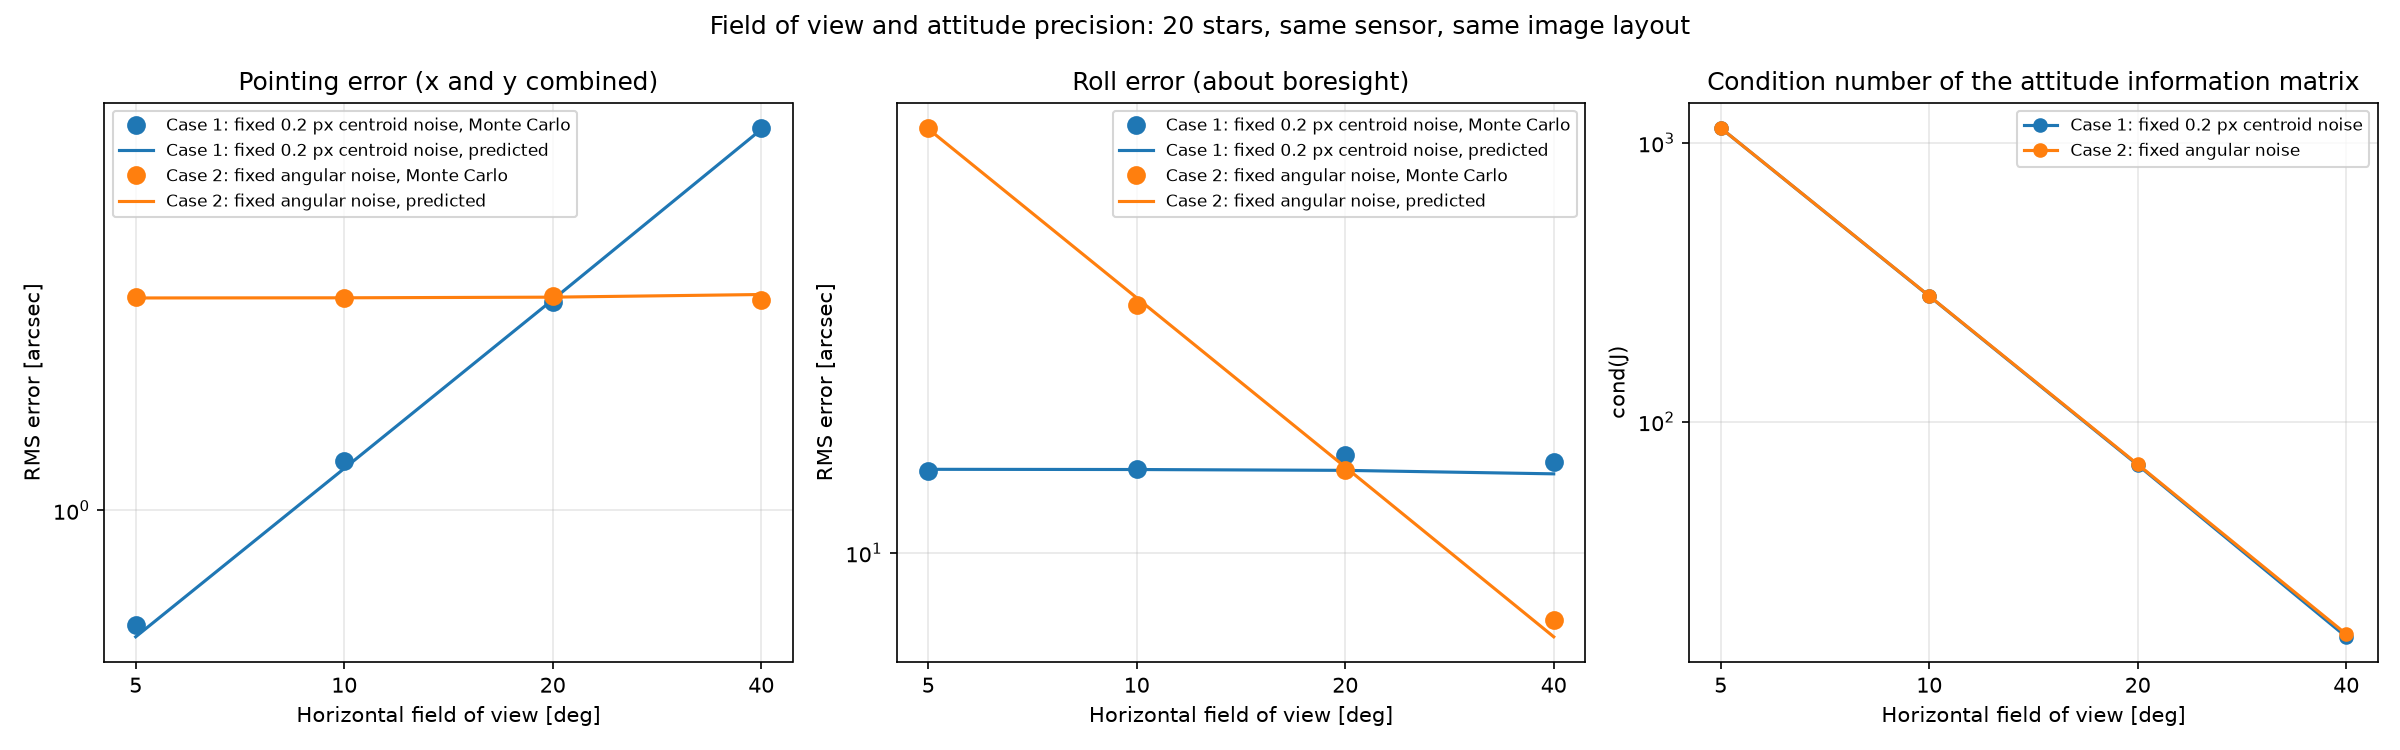

This figure's Python source:
"""
geometry_experiment.py - Space Systems Engineering, Module 4, Experiment C

How does the field of view affect three-axis attitude precision?

The same 1920 x 1080 sensor is used at horizontal fields of view of 5, 10,
20 and 40 degrees. The 20 stars sit at the SAME pixel positions in every
case, so the image looks identical and only the angular scale changes.

Case 1 - fixed centroid noise (0.2 px). A narrower field has finer pixels,
         so the same pixel noise is a smaller angle.
Case 2 - fixed angular noise (the angle that 0.2 px subtends at 20 deg
         HFOV). This removes the resolution effect and leaves only the
         geometry of the star field.

Limitation: no star density, limiting magnitude, aperture, SNR or
distortion model. A real narrow field also sees fewer stars; here the count
is held at 20 by construction.

Run:  python geometry_experiment.py
"""

from pathlib import Path

import matplotlib
matplotlib.use("Agg")
import matplotlib.pyplot as plt
import numpy as np

from star_field_simulation import (
    ARCSEC_PER_RAD,
    PinholeCamera,
    camera_vectors_from_positions,
    centroid_sigma_to_angle,
    observe_with_angular_noise,
    observe_with_centroid_noise,
    to_celestial,
    true_attitude_matrix,
    unit_square_positions,
)
from stellar_attitude import (
    attitude_covariance,
    attitude_error,
    attitude_information,
    wahba_svd,
)

SEED = 44
FIELDS_OF_VIEW_DEG = [5.0, 10.0, 20.0, 40.0]
N_STARS = 20
CENTROID_NOISE_PX = 0.2
REFERENCE_HFOV_DEG = 20.0
TRIALS = 500
C_TRUE = true_attitude_matrix()


def run_case(camera, camera_vectors, reference, rng, sigma_px=None,
             sigma_rad=None):
    """Monte Carlo and predicted statistics for one field of view."""
    if sigma_px is not None:
        sigma = centroid_sigma_to_angle(camera, camera_vectors, sigma_px)
    else:
        sigma = np.full(len(camera_vectors), sigma_rad)
    information = attitude_information(camera_vectors, sigma)
    covariance = attitude_covariance(information)
    weights = 1.0 / sigma**2

    errors = np.empty((TRIALS, 3))
    for t in range(TRIALS):
        if sigma_px is not None:
            measured = observe_with_centroid_noise(camera, camera_vectors,
                                                   sigma_px, rng)
        else:
            measured = observe_with_angular_noise(camera_vectors, sigma_rad, rng)
        errors[t] = attitude_error(wahba_svd(reference, measured, weights),
                                   C_TRUE)[0]
    errors *= ARCSEC_PER_RAD
    return {
        "star_noise": np.mean(sigma) * ARCSEC_PER_RAD,
        "pointing_mc": np.sqrt(np.mean(errors[:, 0] ** 2 + errors[:, 1] ** 2)),
        "roll_mc": np.sqrt(np.mean(errors[:, 2] ** 2)),
        "pointing_pred": np.sqrt(covariance[0, 0] + covariance[1, 1]) * ARCSEC_PER_RAD,
        "roll_pred": np.sqrt(covariance[2, 2]) * ARCSEC_PER_RAD,
        "total_pred": np.sqrt(np.trace(covariance)) * ARCSEC_PER_RAD,
        "condition": np.linalg.cond(information),
    }


def main():
    rng = np.random.default_rng(SEED)
    positions = unit_square_positions(N_STARS, rng)       # same image layout
    fixed_sigma_rad = CENTROID_NOISE_PX / PinholeCamera(
        horizontal_fov_deg=REFERENCE_HFOV_DEG).fx

    print(f"{N_STARS} stars at identical pixel positions, {TRIALS} trials "
          f"per case, 1920 x 1080 sensor")
    print(f"Case 1: centroid noise {CENTROID_NOISE_PX} px")
    print(f"Case 2: angular noise {fixed_sigma_rad * ARCSEC_PER_RAD:.2f} arcsec "
          f"per axis (= {CENTROID_NOISE_PX} px at {REFERENCE_HFOV_DEG:g} deg HFOV)")

    case1, case2 = [], []
    for hfov in FIELDS_OF_VIEW_DEG:
        camera = PinholeCamera(horizontal_fov_deg=hfov)
        camera_vectors = camera_vectors_from_positions(camera, positions)
        reference = to_celestial(camera_vectors)
        case1.append(run_case(camera, camera_vectors, reference, rng,
                              sigma_px=CENTROID_NOISE_PX))
        case2.append(run_case(camera, camera_vectors, reference, rng,
                              sigma_rad=fixed_sigma_rad))

    for title, results in (("Case 1 - fixed centroid noise", case1),
                           ("Case 2 - fixed angular noise", case2)):
        print(f"\n{title}")
        print(f"  {'HFOV':>6}{'arcsec/px':>11}{'star noise':>12}"
              f"{'pointing MC':>13}{'predicted':>11}{'roll MC':>10}"
              f"{'predicted':>11}{'total pred':>12}{'cond(J)':>10}")
        for hfov, r in zip(FIELDS_OF_VIEW_DEG, results):
            scale = ARCSEC_PER_RAD / PinholeCamera(horizontal_fov_deg=hfov).fx
            print(f"  {hfov:>4g} deg{scale:>11.2f}{r['star_noise']:>12.2f}"
                  f"{r['pointing_mc']:>13.3f}{r['pointing_pred']:>11.3f}"
                  f"{r['roll_mc']:>10.2f}{r['roll_pred']:>11.2f}"
                  f"{r['total_pred']:>12.2f}{r['condition']:>10.0f}")
    print("  (arcsec; pointing = RMS of the combined x and y error, "
          "roll = RMS about z)")

    best1 = FIELDS_OF_VIEW_DEG[int(np.argmin([r["total_pred"] for r in case1]))]
    best2 = FIELDS_OF_VIEW_DEG[int(np.argmin([r["total_pred"] for r in case2]))]
    print(f"""
Reading the result
------------------
Pointing uses each star's full direction, so its precision is about
(angular noise per star) / sqrt(N). Roll uses each star's distance from the
boresight as a lever arm, so its precision is about
(angular noise per star) / (RMS off-axis angle) / sqrt(N).

Case 1: halving the field halves the angle per pixel, so pointing error
halves. For roll the two effects cancel: finer pixels, but a lever arm
shorter by the same factor. In pixel terms roll error is simply
(pixel noise) / (star's pixel distance from the centre), which does not
depend on the field of view at all. Roll goes from {case1[0]['roll_pred']:.1f} arcsec at 5 deg to
{case1[-1]['roll_pred']:.1f} at 40 deg, a change of only {abs(case1[-1]['roll_pred'] / case1[0]['roll_pred'] - 1) * 100:.0f}%
while pointing changes by {case1[-1]['pointing_pred'] / case1[0]['pointing_pred']:.1f}x.

Case 2: with the same angular noise everywhere, pointing is the same at
every field of view and roll gets worse in proportion as the field narrows:
{case2[0]['roll_pred']:.0f} arcsec at 5 deg against {case2[-1]['roll_pred']:.1f} at 40 deg.

The condition number of the information matrix is the ratio of pointing
information to roll information. It grows roughly as 1 / FOV^2:
{case1[0]['condition']:.0f} at 5 deg, {case1[-1]['condition']:.0f} at 40 deg, and it is nearly the same in both
cases because it is a property of the geometry, not of the noise level.

Smallest total (three-axis) predicted error: {best1:g} deg in Case 1, {best2:g} deg
in Case 2. In Case 1 that "win" is nominal: the total three-axis error is
{case1[0]['total_pred']:.2f} arcsec at 5 deg and {case1[-1]['total_pred']:.2f} at 40 deg, because the total is
dominated by roll and roll does not improve. The narrow field buys
pointing precision only, and only if pixel noise stays fixed and the star
count is somehow held at {N_STARS}. With fixed angular noise the widest field is
clearly best overall.""")

    # ---- figure -------------------------------------------------------------
    fig, (ax_point, ax_roll, ax_cond) = plt.subplots(1, 3, figsize=(16, 5))
    styles = (("Case 1: fixed 0.2 px centroid noise", case1, "tab:blue"),
              ("Case 2: fixed angular noise", case2, "tab:orange"))
    for ax, key, title in ((ax_point, "pointing", "Pointing error (x and y combined)"),
                           (ax_roll, "roll", "Roll error (about boresight)")):
        for label, results, color in styles:
            ax.loglog(FIELDS_OF_VIEW_DEG, [r[f"{key}_mc"] for r in results],
                      "o", color=color, markersize=8, label=f"{label}, Monte Carlo")
            ax.loglog(FIELDS_OF_VIEW_DEG, [r[f"{key}_pred"] for r in results],
                      "-", color=color, linewidth=1.5,
                      label=f"{label}, predicted")
        ax.set_title(title)
        ax.set_ylabel("RMS error [arcsec]")
        ax.legend(fontsize=8)
    for label, results, color in styles:
        ax_cond.loglog(FIELDS_OF_VIEW_DEG, [r["condition"] for r in results],
                       "o-", color=color, linewidth=1.5, label=label)
    ax_cond.set_title("Condition number of the attitude information matrix")
    ax_cond.set_ylabel("cond(J)")
    ax_cond.legend(fontsize=8)
    for ax in (ax_point, ax_roll, ax_cond):
        ax.set_xlabel("Horizontal field of view [deg]")
        ax.set_xticks(FIELDS_OF_VIEW_DEG)
        ax.set_xticklabels([f"{f:g}" for f in FIELDS_OF_VIEW_DEG])
        ax.minorticks_off()
        ax.grid(True, which="both", alpha=0.3)
    fig.suptitle(f"Field of view and attitude precision: {N_STARS} stars, "
                 f"same sensor, same image layout")
    fig.tight_layout()
    out = Path(__file__).with_name("geometry_experiment.png")
    fig.savefig(out, dpi=150)
    print(f"\nSaved {out.name}")


if __name__ == "__main__":
    main()
